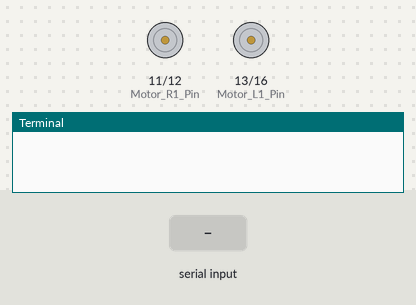
Simulated run of this program. Board: Raspberry Pi (header pin numbers). On the bench: motor-driver pin pairs drawn as motors (green arrow = first pin HIGH = forward, orange = second pin HIGH = backward, longer = more drive), the last lines printed to the terminal. The inputs (shaded band) are chosen by the test bench.

Above: at 1.2 s.
1.3 s: "w" typed at the terminal
At 2.0 s:
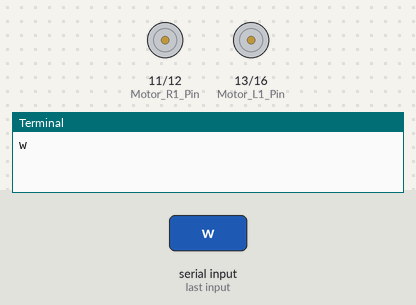
2.9 s: "x" typed at the terminal
At 4.2 s:
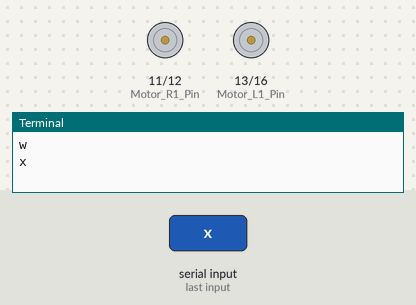
4.5 s: "d" typed at the terminal
At 5.7 s:
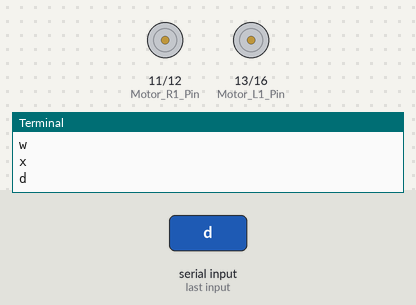
6.1 s: "a" typed at the terminal
At 6.9 s:
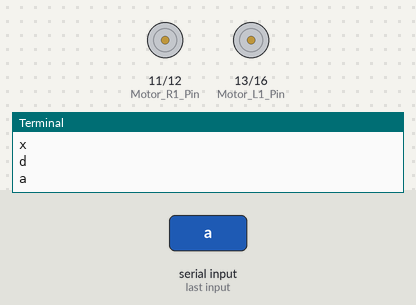
Timing chart, 0 to 8.7 s (numbered marks = the images above; inputs shaded):
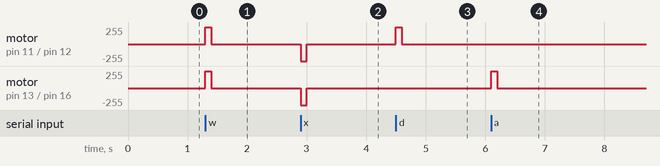

Measured:
- after the input at 1.3 s, motor on pin 11 (Motor_R1_Pin) / pin 12 (Motor_R2_Pin), motor on pin 13 (Motor_L1_Pin) / pin 16 (Motor_L2_Pin): stopped → forward 255/255 at once, → stopped 0.10 s later
- after the input at 2.9 s, motor on pin 11 (Motor_R1_Pin) / pin 12 (Motor_R2_Pin), motor on pin 13 (Motor_L1_Pin) / pin 16 (Motor_L2_Pin): stopped → backward 255/255 at once, → stopped 0.10 s later
- after the input at 4.5 s, motor on pin 11 (Motor_R1_Pin) / pin 12 (Motor_R2_Pin): stopped → forward 255/255 at once, → stopped 0.10 s later
- after the input at 6.1 s, motor on pin 13 (Motor_L1_Pin) / pin 16 (Motor_L2_Pin): stopped → forward 255/255 at once, → stopped 0.10 s later

The program:

serial.py
```python
# (licence header left out)
import RPi.GPIO as GPIO
import sys, termios, tty
import time

t = 0.1
Motor_R1_Pin = 11
Motor_R2_Pin = 12
Motor_L1_Pin = 13
Motor_L2_Pin = 16

GPIO.setmode(GPIO.BOARD)
GPIO.setup(Motor_R1_Pin, GPIO.OUT, initial=GPIO.LOW)
GPIO.setup(Motor_R2_Pin, GPIO.OUT, initial=GPIO.LOW)
GPIO.setup(Motor_L1_Pin, GPIO.OUT, initial=GPIO.LOW)
GPIO.setup(Motor_L2_Pin, GPIO.OUT, initial=GPIO.LOW)

def forward():
    GPIO.output(Motor_R1_Pin, True)
    GPIO.output(Motor_R2_Pin, False)
    GPIO.output(Motor_L1_Pin, True)
    GPIO.output(Motor_L2_Pin, False)
    time.sleep(t)
    stop()

def backward():
    GPIO.output(Motor_R1_Pin, False)
    GPIO.output(Motor_R2_Pin, True)
    GPIO.output(Motor_L1_Pin, False)
    GPIO.output(Motor_L2_Pin, True)
    time.sleep(t)
    stop()

def right():
    GPIO.output(Motor_R1_Pin, True)
    GPIO.output(Motor_R2_Pin, False)
    GPIO.output(Motor_L1_Pin, False)
    GPIO.output(Motor_L2_Pin, False)
    time.sleep(t)
    stop()

def left():
    GPIO.output(Motor_R1_Pin, False)
    GPIO.output(Motor_R2_Pin, False)
    GPIO.output(Motor_L1_Pin, True)
    GPIO.output(Motor_L2_Pin, False)
    time.sleep(t)
    stop()

def stop():
    GPIO.output(Motor_R1_Pin, False)
    GPIO.output(Motor_R2_Pin, False)
    GPIO.output(Motor_L1_Pin, False)
    GPIO.output(Motor_L2_Pin, False)

def getch():
    fd = sys.stdin.fileno()
    old_settings = termios.tcgetattr(fd)

    try:
        tty.setraw(sys.stdin.fileno())
        ch = sys.stdin.read(1)

    finally:
        termios.tcsetattr(fd, termios.TCSADRAIN, old_settings)

    return ch


if __name__ == '__main__':
    try:
        while True:
            ch = getch()
            print ch

            if ch == 'q':
                stop()
                break

            if ch == 'w':
                forward()

            if ch == 'x':
                backward()

            if ch == 'd':
                right()

            if ch == 'a':
                left()

    finally:
        stop()
        GPIO.cleanup()
```
